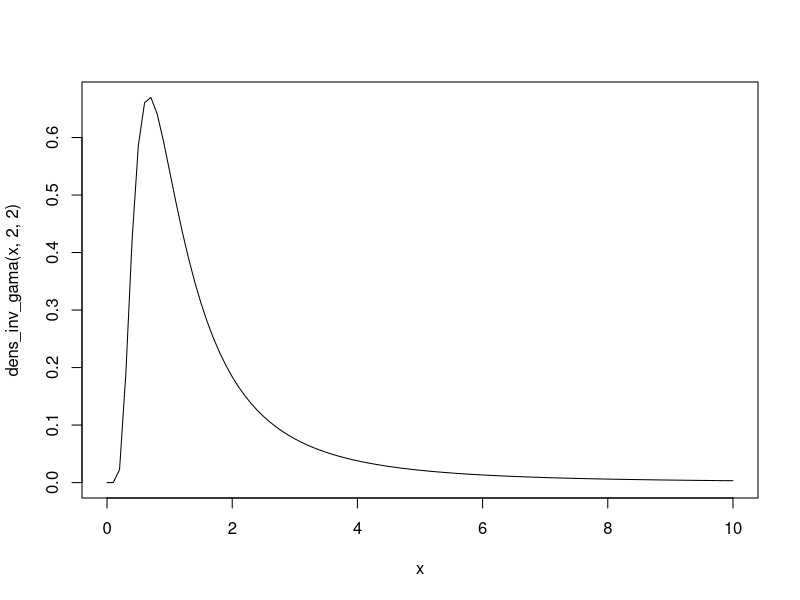
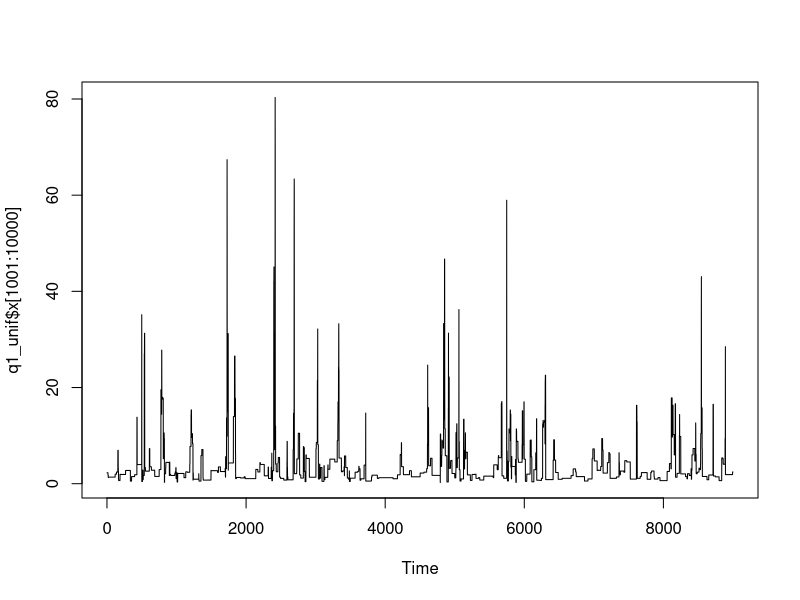
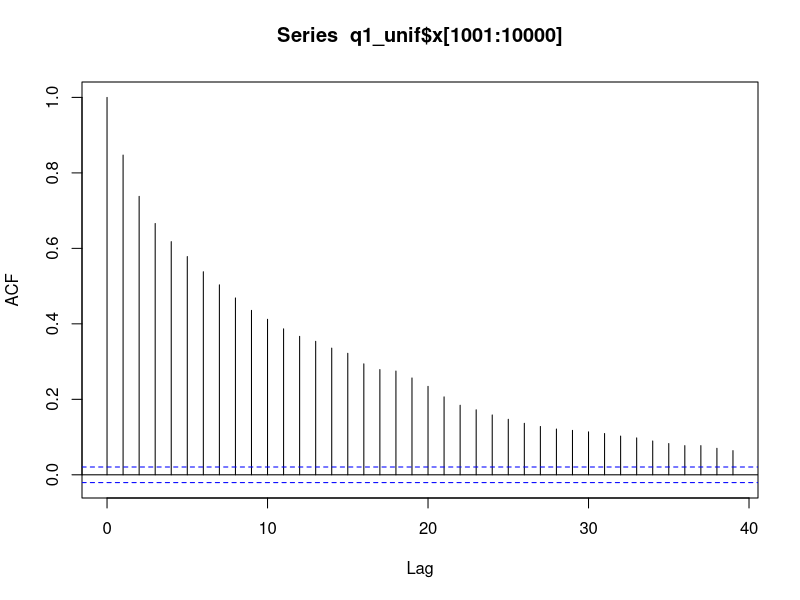
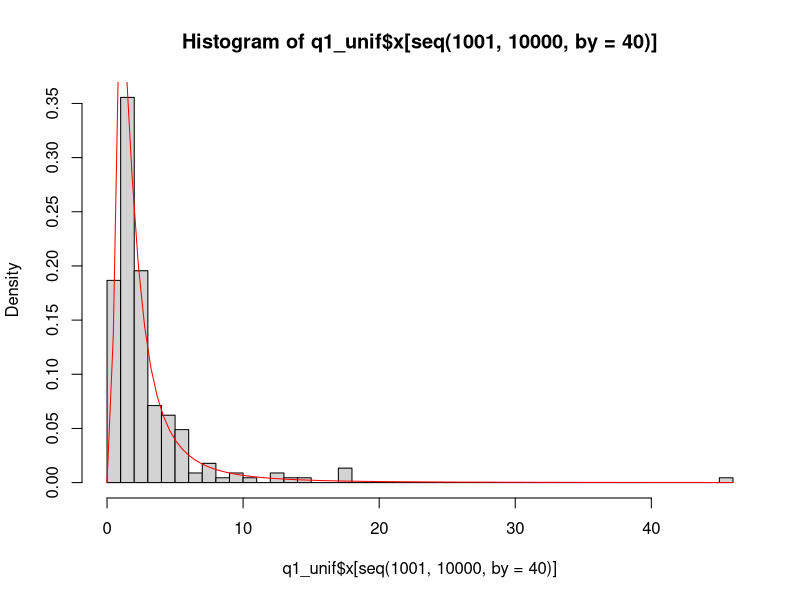
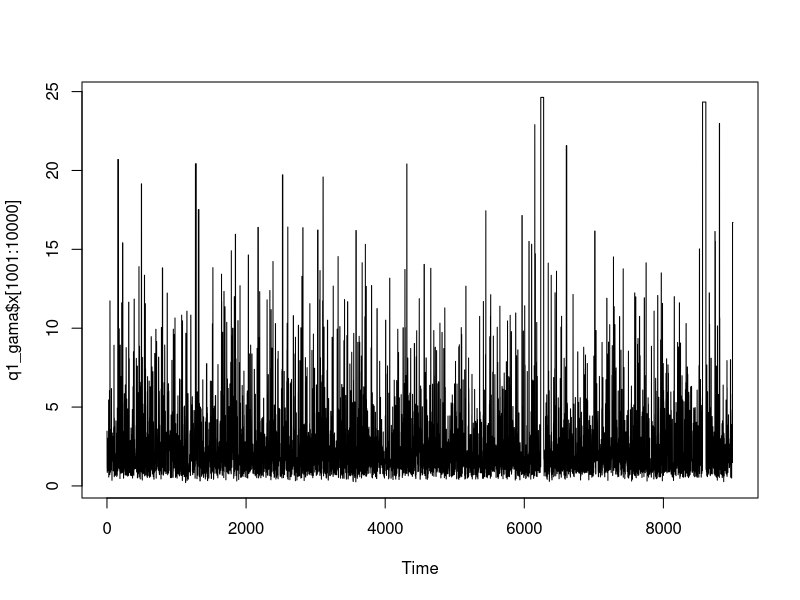
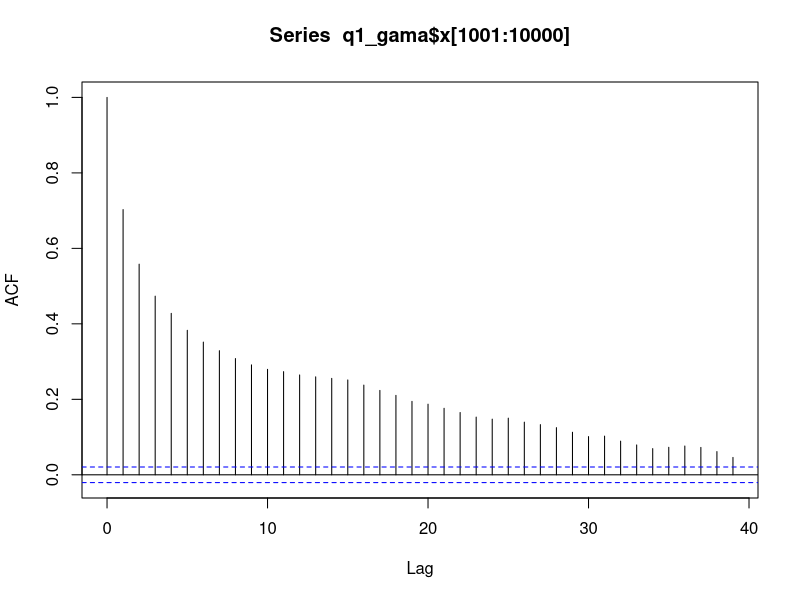
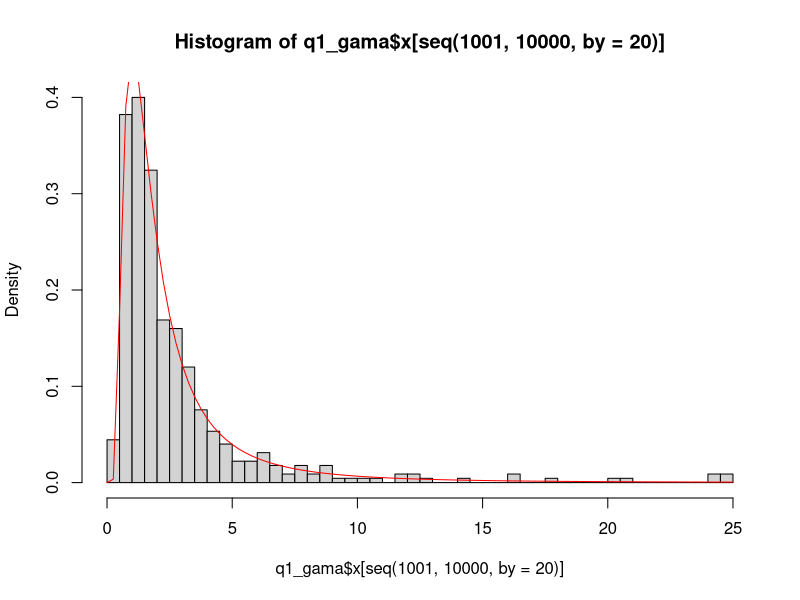
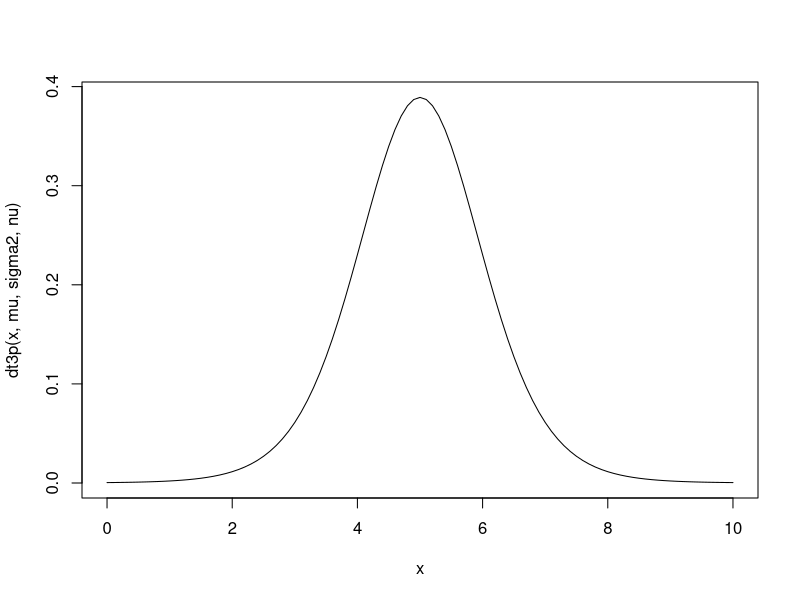

These figures' R source, in order: (Note: this script raises an error after producing the figures.)
# Aula 8.1 - MCMC - Metropolis-Hastings e Gibbs 

library(coda)
library(mvtnorm)

# Metropolis-Hastings ----

## 1.1 ----
# Inversa-Gama(a, b) com proposta Uniforme(0, L)

dens_inv_gama <- function(x, a, b) {
  ifelse(x > 0, (b^a / gamma(a)) * x^(-a - 1) * exp(-b / x), 0)
}

curve(dens_inv_gama(x, 2, 2), 0, 10)

MCMC_MH_InvGama_Uniforme <- function(M, x0, a, b, L = 100) {
  x <- numeric(M)
  x[1] <- x0
  cont <- 0
  
  for (t in 2:M) {
    x.p <- runif(1, 0, L)
    razao <- dens_inv_gama(x.p, a, b) / dens_inv_gama(x[t-1], a, b)
    alpha <- min(1, razao)
    u <- runif(1)
    
    if (u < alpha) {
      x[t] <- x.p
      cont <- cont + 1
    } else {
      x[t] <- x[t-1]
    }
  }
  list(
    x = x,
    taxa_aceitacao = cont / M
  )
}

q1_unif <- MCMC_MH_InvGama_Uniforme(10000, 0.1, 2, 3)
q1_unif$taxa_aceitacao

ts.plot(q1_unif$x[1001:10000])
acf(q1_unif$x[1001:10000])
hist(q1_unif$x[seq(1001, 10000, by = 40)], freq = FALSE, breaks = 50)
curve(dens_inv_gama(x, 2, 3), col = "red", add = TRUE)

## 1.2 ----
# Inversa-Gama(a, b) com proposta Gama(shape_prop, rate_prop)

MCMC_MH_InvGama_Gama <- function(M, x0, a, b, shape_prop, rate_prop) {
  x <- numeric(M)
  x[1] <- x0
  cont <- 0
  
  for (t in 2:M) {
    x.p <- rgamma(1, shape = shape_prop, rate = rate_prop)
    
    # Razao de Hastings completa: (f(xp)/f(xc)) * (q(xc|xp)/q(xp|xc))
    num <- dens_inv_gama(x.p, a, b) * dgamma(x[t-1], shape_prop, rate_prop)
    den <- dens_inv_gama(x[t-1], a, b) * dgamma(x.p, shape_prop, rate_prop)
    razao <- num / den
    alpha <- min(1, razao)
    u <- runif(1)
    
    if (u < alpha) {
      x[t] <- x.p
      cont <- cont + 1
    } else {
      x[t] <- x[t-1]
    }
  }
  list(
    x = x,
    taxa_aceitacao = cont / M
  )
}

q1_gama <- MCMC_MH_InvGama_Gama(10000, 0.1, 2, 3, 2/3, 1/3)
q1_gama$taxa_aceitacao

ts.plot(q1_gama$x[1001:10000])
acf(q1_gama$x[1001:10000])
hist(q1_gama$x[seq(1001, 10000, by = 20)], freq = FALSE, breaks = 50)
curve(dens_inv_gama(x, 2, 3), col = "red", add = TRUE)

cadeia1 <- mcmc(q1_gama$x, start = 1001, thin = 30)
summary(cadeia1)
geweke.diag(cadeia1)   # deve estar entre -1.96 e 1.96
effectiveSize(cadeia1)/10000

## 2 ----
# t de Student com proposta Normal(mu, 1)

dt3p <- function(x, mu, sigma2, nu) {
  constante <- gamma((nu + 1) / 2) / (gamma(nu / 2) * sqrt(pi * nu * sigma2))
  nucleo <- (1 + (1 / nu) * ((x - mu) / sqrt(sigma2))^2)^(-(nu + 1) / 2)
  return(constante * nucleo)
}

mu <- 5
sigma2 <- 1
nu <- 10
curve(dt3p(x, mu, sigma2, nu), 0, 10)

MCMC_MH_t3p_Normal <- function(M, mu, sigma2, nu, x0 = 0.1) {
  x <- numeric(M)
  x[1] <- x0
  cont <- 0
  
  for (t in 2:M) {
    x.p <- rnorm(1, mean = mu, sd = 1)
    
    num <- dt3p(x.p, mu, sigma2, nu) * dnorm(x[t-1], mean = mu, sd = 1)
    den <- dt3p(x[t-1], mu, sigma2, nu) * dnorm(x.p, mean = mu, sd = 1)
    razao <- num / den
    alpha <- min(1, razao)
    u <- runif(1)
    
    if (u < alpha) {
      x[t] <- x.p
      cont <- cont + 1
    } else {
      x[t] <- x[t-1]
    }
  }
  list(
    x = x,
    taxa_aceitacao = cont / M
  )
}

q2_normal <- MCMC_MH_t3p_Normal(M = 10000, mu = mu, sigma2 = sigma2, nu = nu)
q2_normal$taxa_aceitacao

ts.plot(q2_normal$x[1001:10000])
hist(q2_normal$x[1001:10000], freq = FALSE, breaks = 50)
curve(dt3p(x, mu, sigma2, nu), col = "red", add = TRUE)

cadeia2 <- mcmc(q2_normal$x, start = 1001, thin = 30)
summary(cadeia2)
geweke.diag(cadeia2)
effectiveSize(cadeia2)/10000

## 3 ----
# t de Student com proposta N(x[t-1], tau2) PASSEIO ALEATORIO

MCMC_MH_t3p_RW <- function(M, mu, sigma2, nu, tau2, x0 = 0.1) {
  x <- numeric(M)
  x[1] <- x0
  cont <- 0
  
  for (t in 2:M) {
    x.p <- rnorm(1, mean = x[t-1], sd = sqrt(tau2))
    
    razao <- dt3p(x.p, mu, sigma2, nu) / dt3p(x[t-1], mu, sigma2, nu)
    alpha <- min(1, razao)
    u <- runif(1)
    
    if (u < alpha) {
      x[t] <- x.p
      cont <- cont + 1
    } else {
      x[t] <- x[t-1]
    }
  }
  list(
    x = x,
    taxa_aceitacao = cont / M
  )
}

q2_rw_01 <- MCMC_MH_t3p_RW(M = 10000, mu = mu, sigma2 = sigma2, nu = nu, tau2 = 0.1)
q2_rw_1  <- MCMC_MH_t3p_RW(M = 10000, mu = mu, sigma2 = sigma2, nu = nu, tau2 = 1)
q2_rw_10 <- MCMC_MH_t3p_RW(M = 10000, mu = mu, sigma2 = sigma2, nu = nu, tau2 = 10)

q2_rw_01$taxa_aceitacao
q2_rw_1$taxa_aceitacao
q2_rw_10$taxa_aceitacao

ts.plot(q2_rw_01$x[1001:10000])
ts.plot(q2_rw_1$x[1001:10000])
ts.plot(q2_rw_10$x[1001:10000])

## 4 ----
# mistura de duas normais bivariadas com pesos pi_mix e 1 - pi_mix
# PASSEIO ALEATORIO

mu1 <- c(0, 6)
Sigma1 <- matrix(c(4, 0.5, 0.5, 2), nrow = 2)
mu2 <- c(-5, 4)
Sigma2 <- matrix(c(1, -0.2, -0.2, 1), nrow = 2)
pi_mix <- 0.4

dens_mistura_biv <- function(vec, mu1, Sigma1, mu2, Sigma2, pi_mix) {
  pi_mix * dmvnorm(vec, mean = mu1, sigma = Sigma1) +
    (1 - pi_mix) * dmvnorm(vec, mean = mu2, sigma = Sigma2)
}

MCMC_MH_MisturaBiv <- function(M, mu1, Sigma1, mu2, Sigma2, pi_mix, sigma_prop = 1, x0 = c(0, 0)) {
  x_vec <- matrix(NA, nrow = 2, ncol = M)
  x_vec[, 1] <- x0
  cont <- 0
  
  for (t in 2:M) {
    x.p <- rmvnorm(1, mean = x_vec[, t-1], sigma = diag(sigma_prop^2, 2))
    
    razao <- dens_mistura_biv(x.p, mu1, Sigma1, mu2, Sigma2, pi_mix) /
             dens_mistura_biv(x_vec[, t-1], mu1, Sigma1, mu2, Sigma2, pi_mix)
    alpha <- min(1, razao)
    u <- runif(1)
    
    if (u < alpha) {
      x_vec[, t] <- x.p
      cont <- cont + 1
    } else {
      x_vec[, t] <- x_vec[, t-1]
    }
  }
  list(
    x_vec = x_vec,
    taxa_aceitacao = cont / M
  )
}


q4 <- MCMC_MH_MisturaBiv(M = 50000, mu1 = mu1, Sigma1 = Sigma1, mu2 = mu2, Sigma2 = Sigma2, pi_mix = pi_mix, sigma_prop = 1.5)
q4$taxa_aceitacao

ts.plot(q4$x_vec[1, 10001:50000])
ts.plot(q4$x_vec[2, 10001:50000])

cadeia4 <- mcmc(t(q4$x_vec), start = 10001, thin = 50)
summary(cadeia4)
geweke.diag(cadeia4)
effectiveSize(cadeia4)/10000

# Gibbs ----

## 5.1 ----
# Normal bivariada padrao 
# X | Y = y ~ N(rho * y, 1 - rho^2)
# Y | X = x ~ N(rho * x, 1 - rho^2).

Gibbs_NormalBiv <- function(M, rho, x0 = 10, y0 = -5) {
  x <- numeric(M)
  y <- numeric(M)
  x[1] <- x0
  y[1] <- y0
  
  sd_cond <- sqrt(1 - rho^2)
  
  for (t in 2:M) {
    # Atualiza X dado Y[t-1]
    x[t] <- rnorm(1, mean = rho * y[t-1], sd = sd_cond)
    # Atualiza Y dado X[t] (recem-atualizado, caracteristica do Gibbs)
    y[t] <- rnorm(1, mean = rho * x[t], sd = sd_cond)
  }
  list(
    x = x,
    y = y
  )
}

rho <- -0.8
q5 <- Gibbs_NormalBiv(M = 10000, rho = rho)

ts.plot(q5$x[1001:10000])
ts.plot(q5$y[1001:10000])

cadeia5 <- mcmc(cbind(q5$x, q5$y), start = 1001, thin = 20)
summary(cadeia5)
geweke.diag(cadeia5)
effectiveSize(cadeia5)

## 6 ----
# Gibbs com passos de Metropolis-Hastings
# Mistura de normais bivariadas

Gibbs_MH_MisturaBiv <- function(M, mu1, Sigma1, mu2, Sigma2, pi_mix, tau2 = 1, x0 = c(0, 0)) {
  x_vec <- matrix(NA, nrow = 2, ncol = M)
  x_vec[, 1] <- x0
  cont1 <- 0
  cont2 <- 0
  
  for (t in 2:M) {
    # Atualiza X1 dado X2[t-1]
    x1.p <- rnorm(1, mean = x_vec[1, t-1], sd = sqrt(tau2))
    
    razao <- dens_mistura_biv(c(x1.p, x_vec[2, t-1]), mu1, Sigma1, mu2, Sigma2, pi_mix) /
             dens_mistura_biv(c(x_vec[1, t-1], x_vec[2, t-1]), mu1, Sigma1, mu2, Sigma2, pi_mix)
    alpha <- min(1, razao)
    u <- runif(1)
    
    if (u < alpha) {
      x_vec[1, t] <- x1.p
      cont1 <- cont1 + 1
    } else {
      x_vec[1, t] <- x_vec[1, t-1]
    }
    
    # Atualiza X2 dado X1[t] (recem-atualizado)
    x2.p <- rnorm(1, mean = x_vec[2, t-1], sd = sqrt(tau2))
    
    razao <- dens_mistura_biv(c(x_vec[1, t], x2.p), mu1, Sigma1, mu2, Sigma2, pi_mix) /
             dens_mistura_biv(c(x_vec[1, t], x_vec[2, t-1]), mu1, Sigma1, mu2, Sigma2, pi_mix)
    alpha <- min(1, razao)
    u <- runif(1)
    
    if (u < alpha) {
      x_vec[2, t] <- x2.p
      cont2 <- cont2 + 1
    } else {
      x_vec[2, t] <- x_vec[2, t-1]
    }
  }
  list(
    x_vec = x_vec,
    taxa_aceitacao_x1 = cont1 / M,
    taxa_aceitacao_x2 = cont2 / M
  )
}

q6 <- Gibbs_MH_MisturaBiv(M = 50000, mu1 = mu1, Sigma1 = Sigma1, mu2 = mu2, Sigma2 = Sigma2, pi_mix = pi_mix, tau2 = 1)
q6$taxa_aceitacao_x1
q6$taxa_aceitacao_x2

ts.plot(q6$x_vec[5000, 5000:50000])
ts.plot(q6$x_vec[5000, 5000:50000])

hist(q6$x_vec[1, 5000:50000], freq = FALSE, breaks = 50)
hist(q6$x_vec[2, 5000:50000], freq = FALSE, breaks = 50)

cadeia6 <- mcmc(t(q6$x_vec), start = 5000, thin = 50)
summary(cadeia6)
geweke.diag(cadeia6)
effectiveSize(cadeia6)
